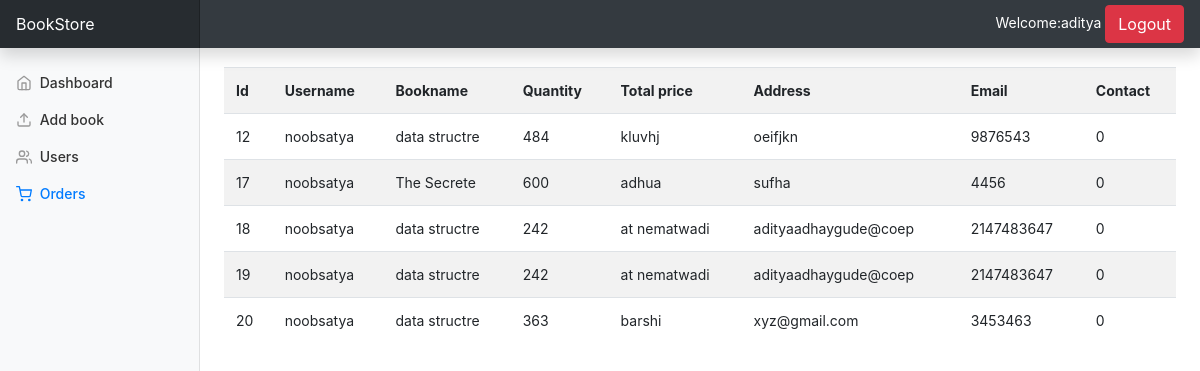
Page /orders.php (signed in) on the committed database.
### tables this page shows
CREATE TABLE `orders` (
  `id` int(11) NOT NULL,
  `username` varchar(15) NOT NULL,
  `bookname` varchar(50) NOT NULL,
  `totalprice` double NOT NULL,
  `address` varchar(30) NOT NULL,
  `email` varchar(20) NOT NULL,
  `contact` int(10) NOT NULL,
  `status` int(11) NOT NULL DEFAULT 0
);

### include/session.php (called while the page is built, shortened)
<?php
	$connection = mysqli_connect("localhost", "root", "","bookstore");
	$user_check=$_SESSION['login_user'];
	$query=mysqli_query($connection,"select username from admin where username='$user_check'");
	$row = mysqli_fetch_assoc($query);
	$login_session =$row['username'];
?>

### orders.php (the view, shortened to what this page needs)
<?php
  include 'include/header.php';
?>
          <li class="nav-item">
            <a class="nav-link" href="dashboard.php">
              <span data-feather="home"></span>
              Dashboard <span class="sr-only">(current)</span>
            </a>
          </li>
          <li class="nav-item">
            <a class="nav-link" href="addbook.php">
              <span data-feather="upload"></span>
              Add book
            </a>
          </li>
          <li class="nav-item">
            <a class="nav-link " href="users.php">
              <span data-feather="users"></span>
              Users
            </a>
          </li>
         <li class="nav-item">
            <a class="nav-link active" href="#">
              <span data-feather="shopping-cart"></span>
              Orders
            </a>
          </li>
        </ul>
         </div>
    </nav>
<main role="main" class="col-md-9 ml-sm-auto col-lg-10 px-md-4">
  <div>
    <?php
    $query = "SELECT * FROM orders";
    $result = mysqli_query($connection, $query);
    echo '<div class="tab"><table class="table table-striped"><tr><td id="brow">Id</td><td id="brow">Username</td><td id="brow">Bookname</td><td id="brow">Quantity</td><td id="brow">Total price</td><td id="brow">Address</td><td id="brow">Email</td><td id="brow">Contact</td></tr>';
    while($row = mysqli_fetch_array($result))
    {
      $id =$row[0];
      $username =$row[1];
      $bookname=$row[2];
      $quantity=$row[3];
      $totalprice=$row[4];
      $address=$row[5];
      $email=$row[6];
      $contact=$row[7];
        echo '<tr><td>'.$id.'</td><td>'.$username.'</td><td>'.$bookname.'</td><td>'.$quantity.'</td><td>'.$totalprice.'</td><td>'.$address.'</td><td>'.$email.'</td><td>'.$contact.'</td></tr>';
     }
    echo '</table></div>';
?>
<?php
  include 'include/footer.php';
?>

### include/header.php (shortened to what this page needs)
<?php
  include 'include/session.php';
?>
<!DOCTYPE html>
<html lang="en">
  <head>
	<link href="css/sty.css" rel="stylesheet">
    <link href="css/admin.css" rel="stylesheet">
    <link href="css/dashboard.css" rel="stylesheet">
  </head>
  <body>
    <nav class="navbar navbar-dark sticky-top bg-dark flex-md-nowrap p-0 shadow">
  <a class="navbar-brand col-md-3 col-lg-2 mr-0 px-3" href="dashboard.php">BookStore</a>
  <ul class="navbar-nav px-3">
    <li class="nav-item text-nowrap">
      <span class="welcome">Welcome:<?php echo $login_session;?></span>
      <a href="home.php">
      <button class="btn btn-danger">Logout</button>
      </a>
    </li>
  </ul>
</nav>
<div class="container-fluid">
  <div class="row">
    <nav id="sidebarMenu" class="col-md-3 col-lg-2 d-md-block bg-light sidebar collapse">
      <div class="sidebar-sticky pt-3">
        <ul class="nav flex-column">

### css/admin.css (style rules this page uses)
span { color:red }
a { text-decoration:none; color:#6495ed }

### css/dashboard.css (style rules this page uses)
body { font-size: .875rem; }
.feather { width: 16px; height: 16px; vertical-align: text-bottom; }
.sidebar { position: fixed; top: 0; bottom: 0; left: 0; z-index: 100; padding: 48px 0 0; box-shadow: inset -1px 0 0 rgba(0, 0, 0, .1); }
.sidebar-sticky { position: relative; top: 0; height: calc(100vh - 48px); padding-top: .5rem; overflow-x: hidden; overflow-y: auto; }
.sidebar .nav-link { font-weight: 500; color: #333; }
.sidebar .nav-link .feather { margin-right: 4px; color: #999; }
.sidebar .nav-link.active { color: #007bff; }
.sidebar .nav-link:hover .feather, .sidebar .nav-link.active .feather { color: inherit; }
.navbar-brand { padding-top: .75rem; padding-bottom: .75rem; font-size: 1rem; background-color: rgba(0, 0, 0, .25); box-shadow: inset -1px 0 0 rgba(0, 0, 0, .25); }

### include/header.php (style rules this page uses)
.welcome { color: white; }

### orders.php (style rules this page uses)
#brow { font-weight: bold; }
.tab { margin-top: 2%; }

### rows in the picture
orders: id "12", username "noobsatya", bookname "data structre", totalprice "484", address "kluvhj", email "oeifjkn", contact "9876543", status "0"
orders: id "17", username "noobsatya", bookname "The Secrete", totalprice "600", address "adhua", email "sufha", contact "4456", status "0"
orders: id "18", username "noobsatya", bookname "data structre", totalprice "242", address "at nematwadi", email "adityaadhaygude@coep", contact "2147483647", status "0"
orders: id "19", username "noobsatya", bookname "data structre", totalprice "242", address "at nematwadi", email "adityaadhaygude@coep", contact "2147483647", status "0"
orders: id "20", username "noobsatya", bookname "data structre", totalprice "363", address "barshi", email "xyz@gmail.com", contact "3453463", status "0"

### other values in the picture
$login_session "aditya"
